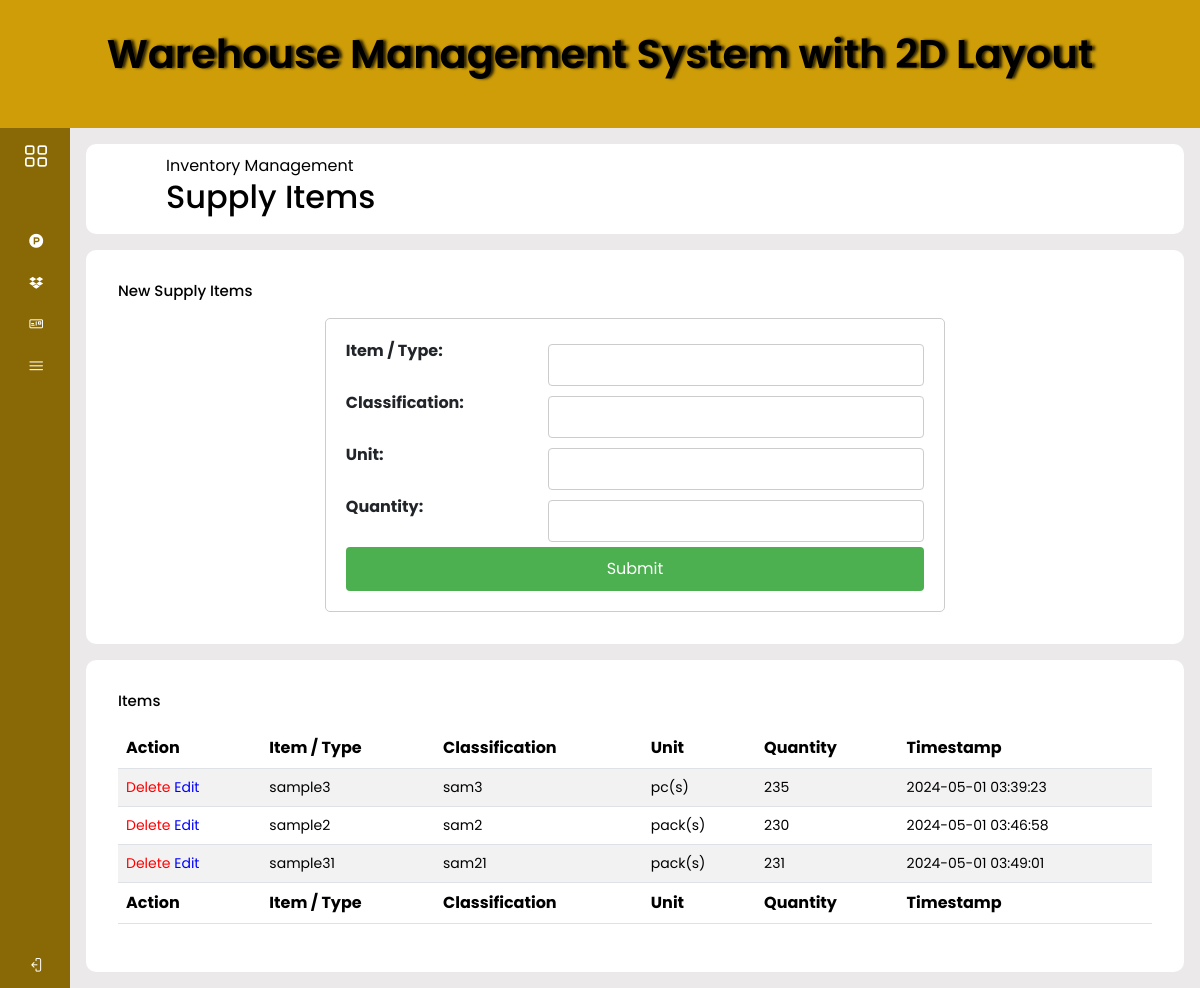
The page /wm-system/items.php on the database its author committed.
### tables this page shows
CREATE TABLE `supplies` (
  `id` bigint(20) UNSIGNED NOT NULL,
  `item` varchar(255) NOT NULL,
  `classification` varchar(255) DEFAULT NULL,
  `unit` varchar(255) DEFAULT NULL,
  `quantity` varchar(255) NOT NULL,
  `created_at` timestamp NULL DEFAULT current_timestamp(),
  `updated_at` timestamp NULL DEFAULT current_timestamp()
);

### wm-system/items.php (the view, shortened to what this page needs)
<?php
require "conn.php";
?>
<!DOCTYPE html>
<html lang="en">
<head>
  <link rel="stylesheet" href="https://cdnjs.cloudflare.com/ajax/libs/twitter-bootstrap/5.3.0/css/bootstrap.min.css">
    <link rel="stylesheet" href="https://cdn.datatables.net/2.0.3/css/dataTables.bootstrap5.css">
  <link href="https://cdn.jsdelivr.net/npm/bootstrap@5.3.3/dist/css/bootstrap.min.css" rel="stylesheet">
  <link rel="stylesheet" href="style/items.css" />
  <link href="lineicons/web-font-files/lineicons.css" rel="stylesheet" />
  <link rel="stylesheet" href="js/bootstrap.bundle.min.js">
</head>
<body>
<header class="header-section text-center">
        <h1>Warehouse Management System with 2D Layout</h1>
    </header>
    <div class="wrapper">
        <aside id="sidebar">
            <div class="d-flex">
                <button class="toggle-btn" type="button">
                    <i class="lni lni-grid-alt"></i>
                </button>
            </div>
            <ul class="sidebar-nav">
            <li class="sidebar-item">
                    <a href="#" class="sidebar-link collapsed has-dropdown" data-bs-toggle="collapse"
                        data-bs-target="#prod" aria-expanded="false" aria-controls="prod">
                        <i class="lni lni-producthunt"></i>
                    </a>
                </li>
                <li class="sidebar-item">
                    <a href="#" class="sidebar-link collapsed has-dropdown" data-bs-toggle="collapse"
                        data-bs-target="#equipment" aria-expanded="false" aria-controls="equipment">
                        <i class="lni lni-dropbox-original"></i>
                    </a>
                </li>
                <li class="sidebar-item">
                    <a href="#" class="sidebar-link collapsed has-dropdown" data-bs-toggle="collapse"
                        data-bs-target="#details" aria-expanded="false" aria-controls="details">
                        <i class="lni lni-postcard"></i>
                    </a>
                </li>
                <li class="sidebar-item">
                    <a href="#" class="sidebar-link collapsed has-dropdown" data-bs-toggle="collapse"
                        data-bs-target="#manage" aria-expanded="false" aria-controls="manage">
                        <i class="lni lni-menu"></i>
                    </a>
                </li>
            </ul>
            <div class="sidebar-footer">
                <a href="#" class="sidebar-link">
                    <i class="lni lni-exit"></i>
                </a>
            </div>
        </aside>
    <div class="main--content">
        <div class="header--wrapper">
            <div class="header--title">
                <span>Inventory Management</span>
                <h2>Supply Items</h2>
            </div>
        </div>
        <div class="card-container">
            <h3 class="main-title">New Supply Items</h3>
            <form action="itemsfunc.php" id="form" method="post">
            <label for="itemtype">Item / Type:</label>
  <input type="text" id="itemtype" name="itemtype">
  <label for="class">Classification:</label>
  <input type="text" id="class" name="class">
  <label for="unit">Unit:</label>
  <input type="text" id="unit" name="unit" >
  <label for="quan">Quantity:</label>
  <input type="text" id="quan" name="quan" step="0.01">
  <input type="submit" value="Submit" name="save">
            </form>
        </div>
        <div class="tabular-wrapper">
            <h3 class="main-title">
                Items
            </h3>
            <div class="table-container">
            <table id="example" class="table table-striped" style="width:100%">
            <thead>
                <tr>
                    <th>Action</th>
                    <th>Item / Type</th>
                    <th>Classification</th>
                    <th>Unit</th>
                    <th>Quantity</th>
                    <th>Timestamp</th>
                </tr>
            </thead>
            <tbody>
            <?php
                            $query = "SELECT * FROM  supplies";
                            $query_run = mysqli_query($conn, $query);
                            if (mysqli_num_rows($query_run)>0) {
                                foreach($query_run as $items){
                                    ?>
                                    <tr>
                                    <td>
                                    <form action="itemsfunc.php" method="POST" class="d-inline">
                                      <button type="submit" name="delete_group" value="<?=$items['id']?>;" style="color:red; background:none;">Delete</button>
                                        </form>
                                        <a href="itemsedit.php?id=<?= $items['item'];?>" type="submit" name="Update" style="color:blue; background:none;" >Edit</a>
                                    </td>
                                        <td><?= $items['item']?></td>
                                        <td><?= $items['classification']?></td>
                                        <td><?= $items['unit']?></td>
                                        <td><?= $items['quantity']?></td>
                                        <td><?= $items['created_at']?></td>
                                    </tr>
                                    <?php
                                }
                            }else{
                                echo "<h5> No record Found</h5>";
                            }
                            ?>
            </tbody>
            <tfoot>
                <tr>
                <th>Action</th>
                    <th>Item / Type</th>
                    <th>Classification</th>
                    <th>Unit</th>
                    <th>Quantity</th>
                    <th>Timestamp</th>
                </tr>
            </tfoot>
        </table>
            </div>
        </div>
    </div>
</body>
</html>

### wm-system/style/items.css (style rules this page uses)
* { margin: 0; padding: 0; border: none; outline: none; box-sizing: border-box; }
.header-section { background-color: #ce9d08; color: black; padding: 30px; }
.header-section h1 { font-size: 2.5em; margin-bottom: 20px; text-shadow: 3px 0px 3px rgba(0, 0, 0, 0.801); }
a { text-decoration: none; }
li { list-style: none; }
h1 { font-weight: 600; font-size: 1.5rem; }
body { font-family: 'Poppins', sans-serif; }
.wrapper { display: flex; }
#sidebar { width: 70px; min-width: 70px; z-index: 1000; transition: all .25s ease-in-out; background-color: #896905; display: flex; flex-direction: column; position: sticky; top: 0; left: 0; bottom: 0; min-height: 84.5vh; }
.toggle-btn { background-color: transparent; cursor: pointer; border: 0; padding: 1rem 1.5rem; }
.toggle-btn i { font-size: 1.5rem; color: #FFF; }
.sidebar-nav { padding: 2rem 0; flex: 1 1 auto; }
a.sidebar-link { padding: .625rem 1.625rem; color: #FFF; display: block; font-size: 0.9rem; white-space: nowrap; border-left: 3px solid transparent; }
.sidebar-link i { font-size: 0.9rem; margin-right: .75rem; }
.sidebar-item { position: relative; }
.main--content { position: relative; background: #ebe9e9; width: 100%; padding: 1rem; }
.header--wrapper { display: flex; justify-content: space-between; align-items: center; flex-wrap: wrap; background: #fff; border-radius: 10px; padding: 10px 5rem; margin-bottom: 1rem; }
.header--title { color: black; }
.card-container { background: #fff; padding: 2rem; border-radius: 10px; }
.main-title { color: black; padding-bottom: 10px; font-size: 15px; }
.tabular-wrapper { background: #fff; margin-top: 1rem; border-radius: 10px; padding: 2rem; }
.table-container { width: 100%; }
table { width: 100%; border-collapse: collapse; }
thead { background: #ce9d08; color: #fff; }
th { padding: 15px; text-align: left; }
tbody { background: #f2f2f2; }
td { padding: 15px; font-size: 14px; color: #333; }
tr:nth-child(even) { background: #fff; }
tfoot { background: #ce9d08; color: #fff; }
#form { width: 60%; margin: 0 auto; padding: 20px; border: 1px solid #ccc; border-radius: 5px; display: flex; flex-wrap: wrap; justify-content: space-between; }
label { font-weight: bold; flex-basis: 30%; }
input[type="text"], input[type="date"], select { flex-basis: 65%; padding: 8px; margin: 5px 0; box-sizing: border-box; border: 1px solid #ccc; border-radius: 4px; }
input[type="submit"] { flex-basis: 100%; background-color: #4CAF50; color: white; padding: 10px 20px; border: none; border-radius: 4px; cursor: pointer; }

### rows shown on the page
supplies: $items['id'] 1 (drawn), item "sample3", classification "sam3", unit "pc(s)", quantity "235", created_at "2024-05-01 03:39:23"
supplies: $items['id'] 3 (drawn), item "sample2", classification "sam2", unit "pack(s)", quantity "230", created_at "2024-05-01 03:46:58"
supplies: $items['id'] 4 (drawn), item "sample31", classification "sam21", unit "pack(s)", quantity "231", created_at "2024-05-01 03:49:01"
